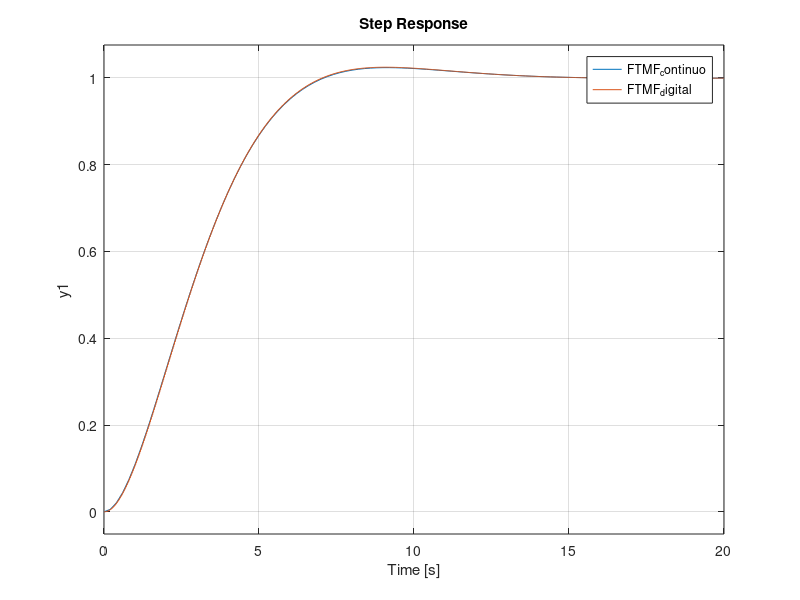

This chart was generated by the following MATLAB code:
%Matlab Script to project control
fs = 40; %Hz
Ts = 1/fs;

%Drone ============================================
s = tf('s');
z = tf('z',Ts);
G = 1/(s*(s+1));


Gd = c2d(G,Ts,'zoh');

poleGd = pole(Gd);
Gd = zpk(minreal(Gd));
[zg,pg,kg] = zpkdata(Gd);

%Projeto do Controlador ==========================
%Cd = K*(z-c1)*(z-c2)/(z*(z-1)) %PID
%Cc = k*(s + zc)/(s + pc)       %Pole alocation

%Maximum peak: Mp = 3%
%Settling time: ts= 8s

Mp = 3;%

xi = -log(Mp/100)/sqrt(pi^2 + log(Mp/100)^2); %garante Sobressinal nulo
%ts = 4/xi*wn
ts = 10;
wn = 4/(xi*ts);

s1 = -xi*wn + 1i*wn*sqrt(1-xi^2);
s2 = -xi*wn - 1i*wn*sqrt(1-xi^2);

b = 2/Ts;

A = [1  -1       0
     b  -2*xi*wn 0
     0   wn*wn  -b];
v = [2*xi*wn-b
     wn*wn
     0];
 
aux = A\v; 

pc = aux(1);
p = aux(2);
k = aux(3);

zc = pg{1}(2);

Cc = k*(s + zc)/(s + pc);

Cd = c2d(Cc,Ts,'tustin');

FTMF_continuo = feedback(G*Cc,1);
FTMF_digital = feedback(Gd*Cd,1);

step(FTMF_continuo,FTMF_digital);

[zcd,pcd,kcd] = zpkdata(Cd);

%%
disp('Controller in python')
controllaw = ['un = ',num2str(-pcd{1}), '*un_1 +', num2str(k), '*en +',num2str(k*(zcd{1})) ,'*en_1'];
disp(controllaw)
